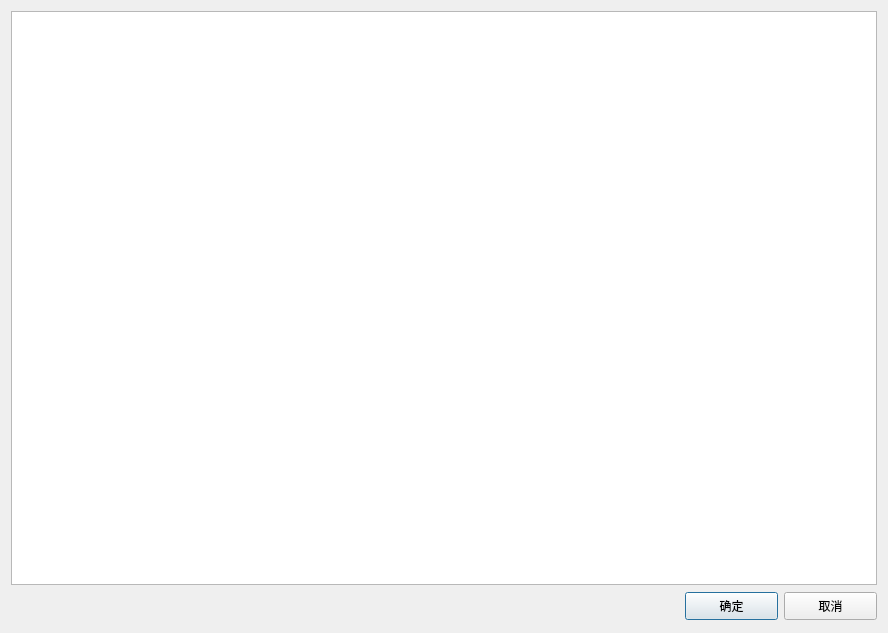
<?xml version="1.0" encoding="UTF-8"?>
<ui version="4.0">
 <class>tipDialog</class>
 <widget class="QDialog" name="tipDialog">
  <property name="geometry">
   <rect>
    <x>0</x>
    <y>0</y>
    <width>888</width>
    <height>633</height>
   </rect>
  </property>
  <property name="windowTitle">
   <string>Dialog</string>
  </property>
  <layout class="QGridLayout" name="gridLayout">
   <item row="0" column="0">
    <layout class="QVBoxLayout" name="verticalLayout">
     <item>
      <widget class="QTextEdit" name="textEdit">
       <property name="minimumSize">
        <size>
         <width>331</width>
         <height>192</height>
        </size>
       </property>
      </widget>
     </item>
     <item>
      <layout class="QHBoxLayout">
       <property name="spacing">
        <number>6</number>
       </property>
       <property name="leftMargin">
        <number>0</number>
       </property>
       <property name="topMargin">
        <number>0</number>
       </property>
       <property name="rightMargin">
        <number>0</number>
       </property>
       <property name="bottomMargin">
        <number>0</number>
       </property>
       <item>
        <spacer>
         <property name="orientation">
          <enum>Qt::Horizontal</enum>
         </property>
         <property name="sizeHint" stdset="0">
          <size>
           <width>131</width>
           <height>31</height>
          </size>
         </property>
        </spacer>
       </item>
       <item>
        <widget class="QPushButton" name="okButton">
         <property name="minimumSize">
          <size>
           <width>93</width>
           <height>28</height>
          </size>
         </property>
         <property name="text">
          <string>确定</string>
         </property>
        </widget>
       </item>
       <item>
        <widget class="QPushButton" name="cancelButton">
         <property name="minimumSize">
          <size>
           <width>93</width>
           <height>28</height>
          </size>
         </property>
         <property name="text">
          <string>取消</string>
         </property>
        </widget>
       </item>
      </layout>
     </item>
    </layout>
   </item>
  </layout>
 </widget>
 <resources/>
 <connections>
  <connection>
   <sender>okButton</sender>
   <signal>clicked()</signal>
   <receiver>tipDialog</receiver>
   <slot>Accept()</slot>
   <hints>
    <hint type="sourcelabel">
     <x>775</x>
     <y>617</y>
    </hint>
    <hint type="destinationlabel">
     <x>96</x>
     <y>254</y>
    </hint>
   </hints>
  </connection>
  <connection>
   <sender>cancelButton</sender>
   <signal>clicked()</signal>
   <receiver>tipDialog</receiver>
   <slot>reject()</slot>
   <hints>
    <hint type="sourcelabel">
     <x>874</x>
     <y>617</y>
    </hint>
    <hint type="destinationlabel">
     <x>179</x>
     <y>282</y>
    </hint>
   </hints>
  </connection>
 </connections>
 <slots>
  <slot>Accept()</slot>
 </slots>
</ui>
